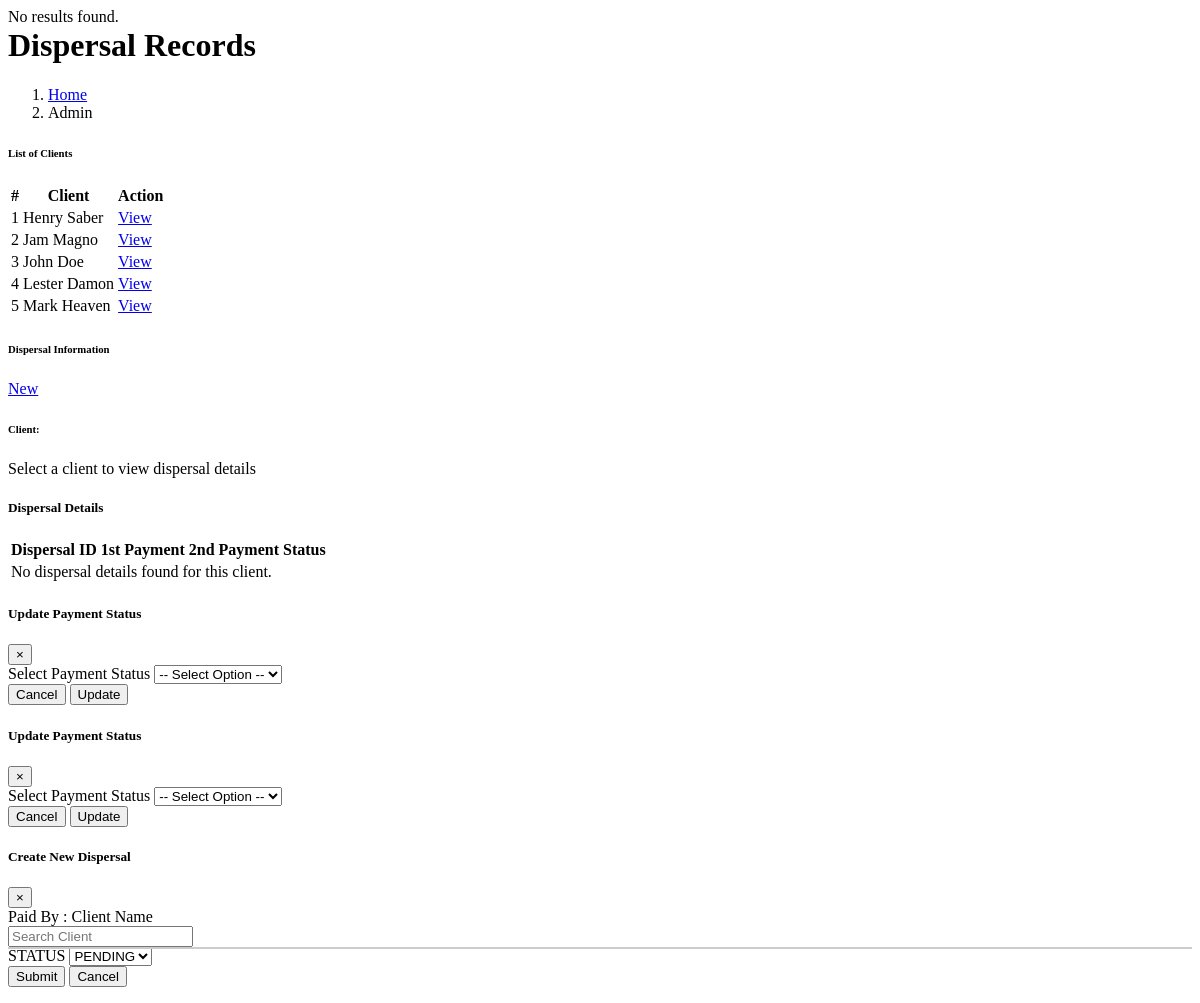
/administrator2/dispersal/Dispersal_list.php, run on the app's committed database.
### tables this page shows
CREATE TABLE `client` (
  `CLIENT_ID` int(11) NOT NULL,
  `FNAME` varchar(150) NOT NULL,
  `LNAME` varchar(140) NOT NULL,
  `MIDINITIAL` varchar(150) NOT NULL,
  `ASSOCIATION` varchar(255) NOT NULL,
  `CONTACT_NO` varchar(255) NOT NULL,
  `ADDRESS` varchar(150) NOT NULL,
  `DATE_REGISTERED` date NOT NULL
);

### administrator2/dispersal/Dispersal_list.php (the view, shortened to what this page needs)
<?php
require("connection/connection.php");
$clientQuery = "SELECT CLIENT_ID, CONCAT(FNAME, ' ', LNAME) AS full_name FROM client ORDER BY FNAME ASC";
$clientResult = mysqli_query($con, $clientQuery);
$clients = mysqli_fetch_all($clientResult, MYSQLI_ASSOC);
$dispersals = [];
$selectedClientName = '';
?>
<div class="content-wrapper">
  <div class="content-header" style="margin-top: -20px;">
    <div class="container-fluid">
      <div class="row mb-1 align-items-center">
        <div class="col-sm-6">
          <h1 class="m-0 text-primary"><i class="fas fa-users"></i> Dispersal Records</h1>
        </div>
        <div class="col-sm-6">
          <ol class="breadcrumb float-sm-right bg-light p-2 rounded">
            <li class="breadcrumb-item text-dark"><a href="#">Home</a></li>
            <li class="breadcrumb-item active">Admin</li>
          </ol>
        </div>
      </div>
    </div>
  </div>
  <section class="content">
    <div class="container-fluid">
      <div class="row">
        <div class="col-md-6 mb-4">
          <div class="card shadow-sm">
              <div class="card-header bg-primary text-white">
                  <h6 class="mb-0"><b>List of Clients</b></h6>
              </div>
              <div class="card-body">
                <div class="table-responsive">
                  <table id="clientTBL" class="table table-bordered table-hover">
                    <thead class="thead-dark">
                      <tr>
                        <th>#</th>
                        <th>Client</th>
                        <th>Action</th>
                      </tr>
                    </thead>
                    <tbody>
                      <?php $i=1; foreach ($clients as $client) { ?>
                        <tr>
                          <td><?=$i; ?></td>
                          <td><?= htmlspecialchars($client['full_name']); ?></td>
                          <td>
                            <a href="index2.php?page=Dispersal&client_id=<?= $client['CLIENT_ID']; ?>" class="btn btn-info btn-sm elevation-1">
                              View
                            </a>
                          </td>
                        </tr>
                      <?php $i++; } ?>
                    </tbody>
                  </table>
              </div>
            </div>
          </div>
        </div>
        <div class="col-md-6 mb-4">
          <div class="card shadow-lg border-0">
            <div class="card-header d-flex justify-content-between align-items-center bg-primary text-white">
            <h6 class="mb-0">
              <i class="fas fa-list mr-2"></i>Dispersal Information
            </h6>
            <a href="#" class="btn btn-dark btn-sm ml-auto" data-toggle="modal" data-target="#Add_dispersalModal">
              <i class="fas fa-plus"></i> New
            </a>
          </div>
            <div class="card-body">
              <div class="mb-4">
                <h6 class="font-weight-bold text-muted">Client:</h6>
                <p id="clientNameDisplay" class="text-dark">
                  <?= $selectedClientName ? htmlspecialchars($selectedClientName) : "Select a client to view dispersal details"; ?>
                </p>
              </div>
              <h5 class="text-primary font-weight-bold">Dispersal Details</h5>
              <div class="table-responsive">
                <table class="table table-hover table-bordered">
                  <thead class="thead-dark">
                    <tr>
                      <th>Dispersal ID</th>
                      <th>1st Payment</th>
                      <th>2nd Payment</th>
                      <th>Status</th>
                    </tr>
                  </thead>
                  <tbody>
                    <?php if (!empty($dispersals)) { ?>
                      <?php foreach ($dispersals as $dispersal) {
                        $isFirstPaymentPaid = !empty($dispersal['1ST_PAYMENT_ID']);
                        $isSecondPaymentPaid = !empty($dispersal['2ND_PAYMENT_ID']);
                        $status = $isFirstPaymentPaid && $isSecondPaymentPaid ? "Completed" : ($isFirstPaymentPaid ? "Partially Paid" : "Unpaid");
                      ?>
                        <tr>
                          <td><?= htmlspecialchars($dispersal['DISPERSAL_ID']); ?></td>
                          <td>
                            <?php if (!$isFirstPaymentPaid) { ?>
                              <button class="btn btn-danger btn-sm payment-button-1st"
                                      id="edit-btn"
                                      data-dispersal-id1="<?= $dispersal['DISPERSAL_ID']; ?>"
                                      data-payment-type="1ST_PAYMENT_ID"
                                      data-client-name="<?= htmlspecialchars($selectedClientName); ?>">
                                Unpaid
                              </button>
                            <?php } else { ?>
                              <span class="badge badge-success">Paid</span>
                            <?php } ?>
                          </td>
                          <td>
                            <?php if (!$isSecondPaymentPaid) { ?>
                              <button class="btn btn-danger btn-sm payment-button-2nd"
                                      id="edit-btn"
                                      data-dispersal-id2="<?= $dispersal['DISPERSAL_ID']; ?>"
                                      data-payment-type="2ND_PAYMENT_ID"
                                      data-client-name="<?= htmlspecialchars($selectedClientName); ?>">
                                Unpaid
                              </button>
                            <?php } else { ?>
                              <span class="badge badge-success">Paid</span>
                            <?php } ?>
                          </td>
                          <td>
                            <span class="<?= $status === 'Completed' ? 'text-success font-weight-bold' : ($status === 'Partially Paid' ? 'text-warning font-weight-bold' : 'text-danger font-weight-bold'); ?>">
                              <?= htmlspecialchars($status); ?>
                            </span>
                          </td>
                        </tr>
                      <?php } ?>
                    <?php } else { ?>
                      <tr>
                        <td colspan="4" class="text-center text-muted">
                          No dispersal details found for this client.
                        </td>
                      </tr>
                    <?php } ?>
                  </tbody>
                </table>
              </div>
            </div>
          </div>
        </div>
      </div>
    </div>
  </section>
<?php include("administrator2/dispersal/Add_dispersal.php"); ?>

### data on the page
client: full_name "Henry Saber"
client: full_name "Jam Magno"
client: full_name "John Doe"
client: full_name "Lester Damon"
client: full_name "Mark Heaven"
